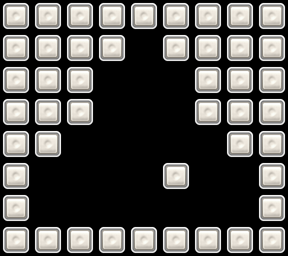

A level layout from a 2D game, rendered from its tile map. Below: a short description, then the map file with tile-grid data replaced by summaries:
An orthogonal 9x8 tile map with 32x32 px tiles, 1 tile layer (background) and 4 objects (CellNormalPearl0, CellNormalPearl1, CellNormalPearl2, CellRainDrop0).

<map version="1.0" orientation="orthogonal" width="9" height="8" tilewidth="32" tileheight="32">
 <tileset firstgid="1" name="game_atlas_Q2" tilewidth="32" tileheight="32">
  <image source="game_atlas_Q2.png" width="512" height="512" />
 </tileset>
 <layer name="background" width="9" height="8">
  <data>[72 cells, 72 non-empty, 2 distinct tile ids]</data>
 </layer>
 <objectgroup name="object" width="9" height="8">
  <object name="CellNormalPearl0" x="128" y="32" width="32" height="32" />
  <object name="CellNormalPearl1" x="96" y="160" width="32" height="32" />
  <object name="CellNormalPearl2" x="192" y="160" width="32" height="32" />
  <object name="CellRainDrop0" x="128" y="96" width="32" height="32" />
 </objectgroup>
</map>
